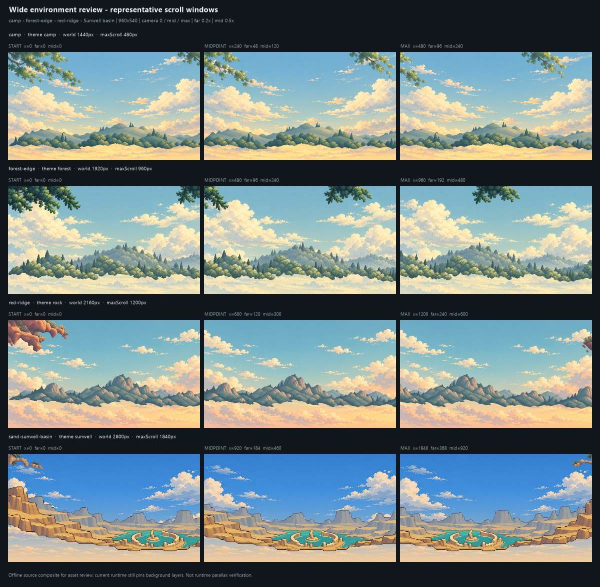
#> input picture art-source/environment-wide/metrics/review-overview-20261024.jpg, 1200 x 1174 px, found by its file name (shown at 1/2 size)
$ python make-review.py ../../environment-wide/metrics/review-overview-20261024.jpg
#> lines starting #> are read from the running program, lines starting #| are printed output that depends on the picture
from __future__ import annotations

import hashlib
import json
import sys
from pathlib import Path

from PIL import Image

ROOT = Path(__file__).resolve().parents[1]
RAW = ROOT / "references" / "raw"
REVIEW = ROOT / "references" / "review"
MATTE = (223, 227, 219)
QUALITY = 70
MAX_EDGE = 1280


def make_review(filename: str) -> dict[str, object]:
    source = RAW / filename
    image = Image.open(source).convert("RGBA")
    alpha = image.getchannel("A")
#> alpha: PIL image 1200x1174 L; every value is 255
    visible = alpha.point(lambda value: 255 if value > 8 else 0)
    bbox = visible.getbbox()
#> bbox = (0, 0, 1200, 1174)
    edge_pixels = 0
    for y in range(alpha.height):
        for x in range(alpha.width):
            if x in (0, alpha.width - 1) or y in (0, alpha.height - 1):
                edge_pixels += alpha.getpixel((x, y)) > 8
#> after the loop, edge_pixels = 4744
    preview = Image.new("RGB", image.size, MATTE)
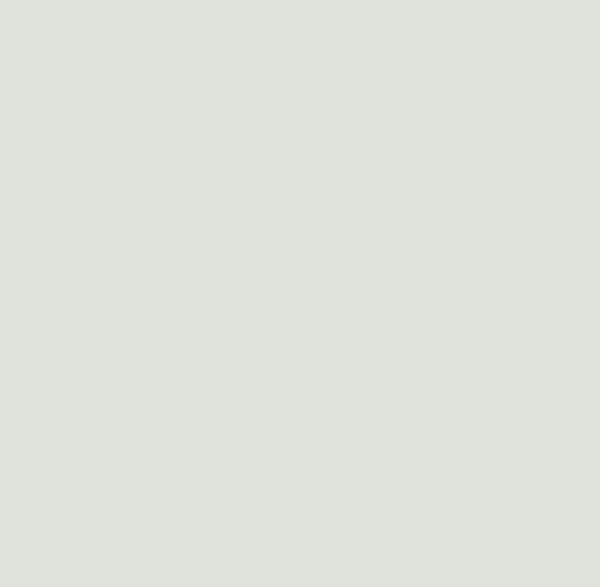
#> preview: PIL image 1200x1174 RGB (shown at 1/2 size); mean R, G, B 223, 227, 219
    preview.paste(image, mask=alpha)
#> preview is the input picture: PIL image 1200x1174 RGB; mean R, G, B 119.1, 133.3, 132.6
    if max(preview.size) > MAX_EDGE:
        preview.thumbnail((MAX_EDGE, MAX_EDGE), Image.Resampling.LANCZOS)
    destination = REVIEW / f"{source.stem}-q{QUALITY}.jpg"
    preview.save(destination, "JPEG", quality=QUALITY, optimize=True)
    return {
        "source": source.relative_to(ROOT).as_posix(),
        "sourceSize": image.size,
        "sourceMode": Image.open(source).mode,
        "alphaBBoxAlphaGt8": bbox,
        "edgeAlphaGt8Pixels": edge_pixels,
        "preview": destination.relative_to(ROOT).as_posix(),
        "previewSize": preview.size,
        "previewFormat": "JPEG",
        "previewQuality": QUALITY,
        "previewMatteRGB": MATTE,
        "sourceSha256": hashlib.sha256(source.read_bytes()).hexdigest(),
    }


if __name__ == "__main__":
    REVIEW.mkdir(parents=True, exist_ok=True)
    reports = [make_review(name) for name in sys.argv[1:]]
#> reports = 1 item
    summary = ROOT / "references" / "review" / "review-summary.json"
    summary.write_text(json.dumps(reports, ensure_ascii=False, indent=2), encoding="utf-8")
    print(json.dumps(reports, ensure_ascii=False, indent=2))
#> (printed output is left out)
